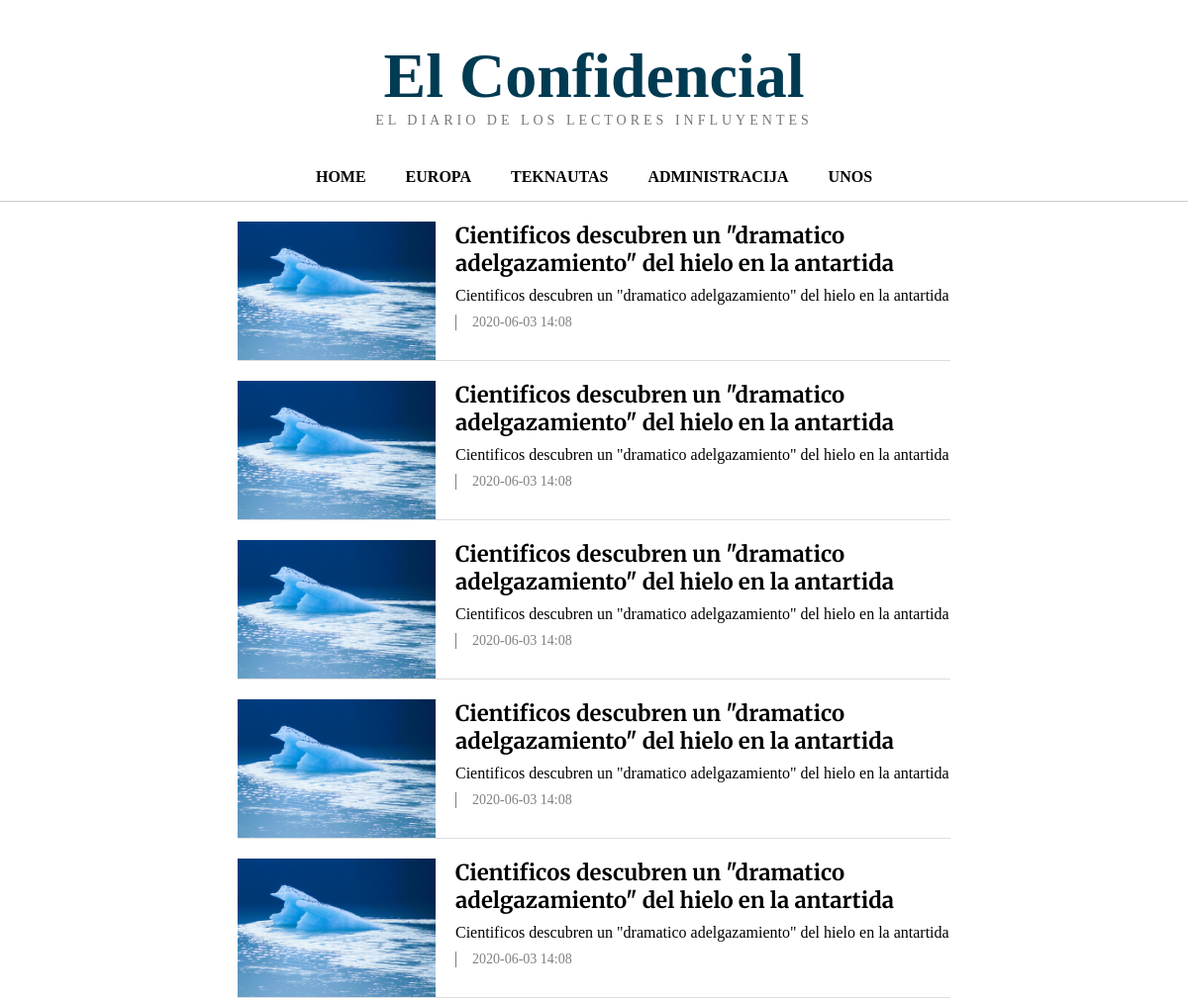
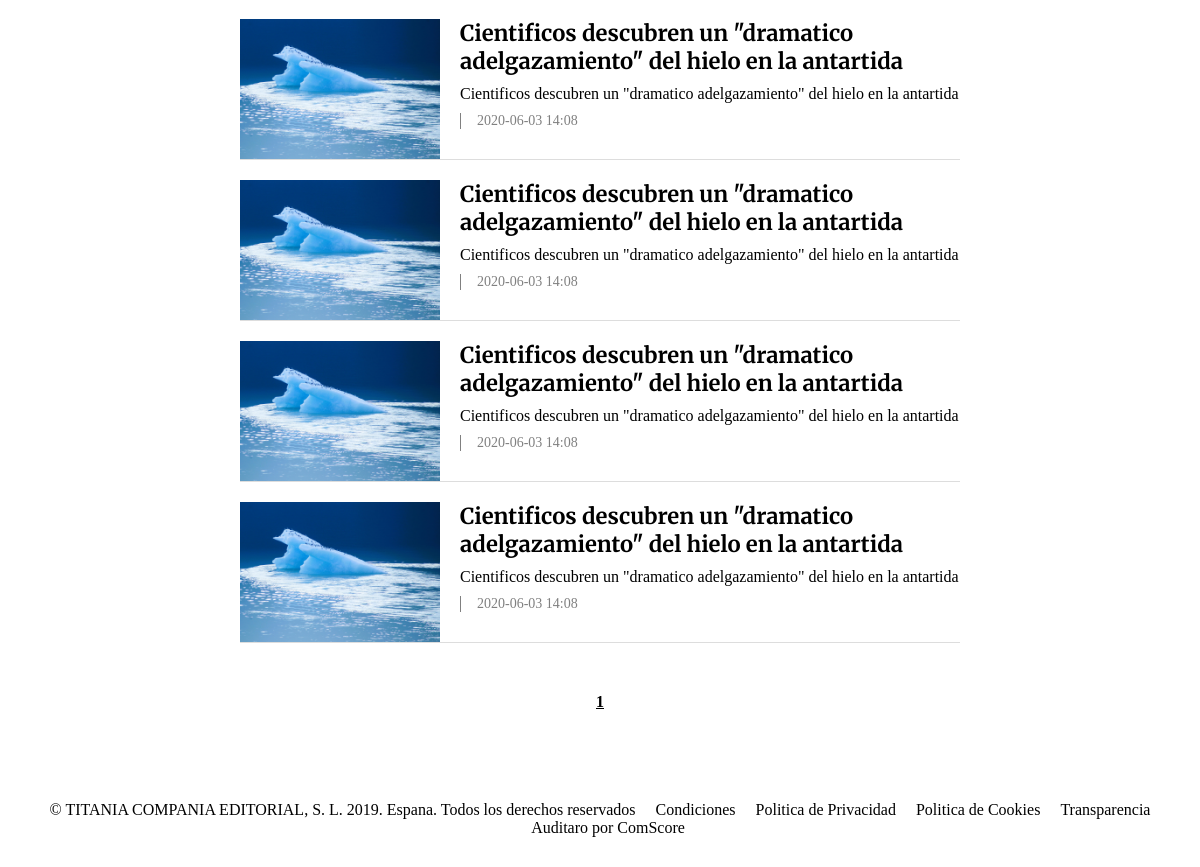
The app's page /kategorija.php?kategorija=teknautas with its own data (2 pictures, top to bottom).
### tables this page shows
CREATE TABLE `vijesti` (
  `id` int(11) NOT NULL,
  `datum` date NOT NULL,
  `naslov` varchar(255) NOT NULL,
  `sazetak` text NOT NULL,
  `tekst` text NOT NULL,
  `slika` varchar(255) NOT NULL DEFAULT 'placeholder.jpg',
  `kategorija` varchar(50) NOT NULL,
  `arhiva` tinyint(1) NOT NULL DEFAULT 0,
  `vrijeme` time NOT NULL
);

### kategorija.php (the view, shortened to what this page needs)
<?php
 require 'connection.php';
 $kategorija = isset($_GET['kategorija']) ? $_GET['kategorija'] : 'europa';
 $page = isset($_GET['page']) ? (int)$_GET['page'] : 1;
$limit = 10;
$offset = ($page - 1) * $limit;
$stmtTotal = mysqli_prepare($dbc, "SELECT COUNT(*) FROM vijesti WHERE arhiva=0 AND kategorija=?");
mysqli_stmt_bind_param($stmtTotal, "s", $kategorija);
mysqli_stmt_execute($stmtTotal);
mysqli_stmt_bind_result($stmtTotal, $total);
$totalPages = ceil($total / $limit);
$statement = "SELECT * FROM vijesti WHERE arhiva=0 AND kategorija=? ORDER BY id DESC LIMIT ? OFFSET ?";
$stmt = mysqli_prepare($dbc, $statement);
mysqli_stmt_bind_param($stmt, "sii", $kategorija, $limit, $offset);
mysqli_stmt_execute($stmt);
$result = mysqli_stmt_get_result($stmt);
?>
<!DOCTYPE html>
<html lang="hr">
<head>
    <link rel="stylesheet" href="style.css" type="text/css">
</head>
<body>
    <header>
        <h1>El Confidencial</h1>
        <p>EL DIARIO DE LOS LECTORES INFLUYENTES</p>
        <?php include 'navigation.php'?>
    </header>
<main class="container">
<?php while ($row = mysqli_fetch_assoc($result)) { ?>
    <article class="kategorijeArticle">
        <img src="img/<?php echo htmlspecialchars($row["slika"]); ?>">
        <div class="kategorijeArticleContent">
        <h3>
            <a href="clanak.php?id=<?php echo $row["id"]; ?>">
                <?php echo htmlspecialchars($row["naslov"]); ?>
            </a>
        </h3>
        <p> <?php echo $row["sazetak"];?>
        </p>
        <p class="date">
            <?php echo $row["datum"]; ?> <?php echo substr($row["vrijeme"], 0, 5); ?>
        </p>
    </div>
    </article>
<?php } ?>
</main>
<div class="pagination">
<?php for ($i = 1; $i <= $totalPages; $i++) {
    echo '<a class="stranice" href="kategorija.php?kategorija='. $kategorija. '&page='. $i.'"';
    if ($i == $page){ echo 'id="currentPage"';}
       echo '>' . $i . '</a>';
    }
?>
</div>
</body>
<?php include 'footer.php'?>
</html>

### navigation.php (shortened to what this page needs)
<?php
    echo '<nav>
            <ul>
                <li><a href="index.php">HOME</a></li>
                <li><a href="kategorija.php?kategorija=europa">EUROPA</a></li>
                <li><a href="kategorija.php?kategorija=teknautas">TEKNAUTAS</a></li>
                <li><a href="administracija.php">ADMINISTRACIJA</a></li>
                <li><a href="unos.php">UNOS</a></li>';
        echo '</ul>
        </nav>';
?>

### footer.php
<?php
    echo '<footer>&copy; TITANIA COMPANIA EDITORIAL, S. L. 2019. Espana. Todos los derechos reservados
    <a href ="" target="_Blank">Condiciones</a>
    <a href ="" target="_Blank">Politica de Privacidad</a>
    <a href ="" target="_Blank">Politica de Cookies</a>
    <a href ="" target="_Blank">Transparencia</a>
    <a href ="" target="_Blank">Auditaro por ComScore</a>
    </footer>';
?>

### style.css (style rules this page uses)
* { margin:0; padding:0; box-sizing:border-box; }
body { font-family: Georgia, serif; background:#ffffff; }
.container { width:60%; margin:0 auto; }
header { text-align:center; padding:40px 0 20px; background:white; padding-bottom: 0px; border-bottom:1px solid #ccc; }
header h1 { font-size:64px; color:#003b52; }
header p { color:#777; letter-spacing:4px; font-size:14px; }
nav { margin-top:25px; padding:15px 0; }
nav ul { list-style:none; display:flex; justify-content:center; gap:40px; }
nav a { text-decoration:none; color:#000; font-weight:bold; }
.date { color:gray; font-size:14px; border-left: 1px solid gray; padding-left: 1rem; }
footer { text-align:center; padding:30px; margin-top:50px; background:white; }
footer a { padding-left: 1rem; text-decoration: none; color:#000; }
.kategorijeArticle { display:flex; gap:20px; align-items:flex-start; border-bottom:1px solid #ddd; padding-top:20px; }
.kategorijeArticle a { text-decoration: none; color: black; }
.kategorijeArticle img { width:200px; height:140px; object-fit:cover; flex-shrink:0; }
.kategorijeArticle h3 { font-family:'Merriweather', serif; font-size:22px; margin:0; min-height:auto; }
.kategorijeArticleContent { display:flex; flex-direction:column; gap:10px; }
.kategorijeArticle p { margin:0; }
.pagination { text-decoration: none; display: flex; justify-content: center; align-items: center; gap: 10px; margin: 40px 0; }
.pagination a { text-decoration: none; color: black; }
.stranice { margin:5px; padding:5px; text-decoration:none; }
#currentPage { font-weight:bold; text-decoration:underline; }

### records on screen
vijesti: slika (picture), naslov "Cientificos descubren un \"dramatico adelgazamiento\" del hielo en la antartida", sazetak "Cientificos descubren un \"dramatico adelgazamiento\" del hielo en la antartida", datum "2020-06-03", vrijeme "14:08"
vijesti: slika (picture), naslov "Cientificos descubren un \"dramatico adelgazamiento\" del hielo en la antartida", sazetak "Cientificos descubren un \"dramatico adelgazamiento\" del hielo en la antartida", datum "2020-06-03", vrijeme "14:08"
vijesti: slika (picture), naslov "Cientificos descubren un \"dramatico adelgazamiento\" del hielo en la antartida", sazetak "Cientificos descubren un \"dramatico adelgazamiento\" del hielo en la antartida", datum "2020-06-03", vrijeme "14:08"
vijesti: slika (picture), naslov "Cientificos descubren un \"dramatico adelgazamiento\" del hielo en la antartida", sazetak "Cientificos descubren un \"dramatico adelgazamiento\" del hielo en la antartida", datum "2020-06-03", vrijeme "14:08"
vijesti: slika (picture), naslov "Cientificos descubren un \"dramatico adelgazamiento\" del hielo en la antartida", sazetak "Cientificos descubren un \"dramatico adelgazamiento\" del hielo en la antartida", datum "2020-06-03", vrijeme "14:08"
vijesti: slika (picture), naslov "Cientificos descubren un \"dramatico adelgazamiento\" del hielo en la antartida", sazetak "Cientificos descubren un \"dramatico adelgazamiento\" del hielo en la antartida", datum "2020-06-03", vrijeme "14:08"
vijesti: slika (picture), naslov "Cientificos descubren un \"dramatico adelgazamiento\" del hielo en la antartida", sazetak "Cientificos descubren un \"dramatico adelgazamiento\" del hielo en la antartida", datum "2020-06-03", vrijeme "14:08"
vijesti: slika (picture), naslov "Cientificos descubren un \"dramatico adelgazamiento\" del hielo en la antartida", sazetak "Cientificos descubren un \"dramatico adelgazamiento\" del hielo en la antartida", datum "2020-06-03", vrijeme "14:08"
vijesti: slika (picture), naslov "Cientificos descubren un \"dramatico adelgazamiento\" del hielo en la antartida", sazetak "Cientificos descubren un \"dramatico adelgazamiento\" del hielo en la antartida", datum "2020-06-03", vrijeme "14:08"
